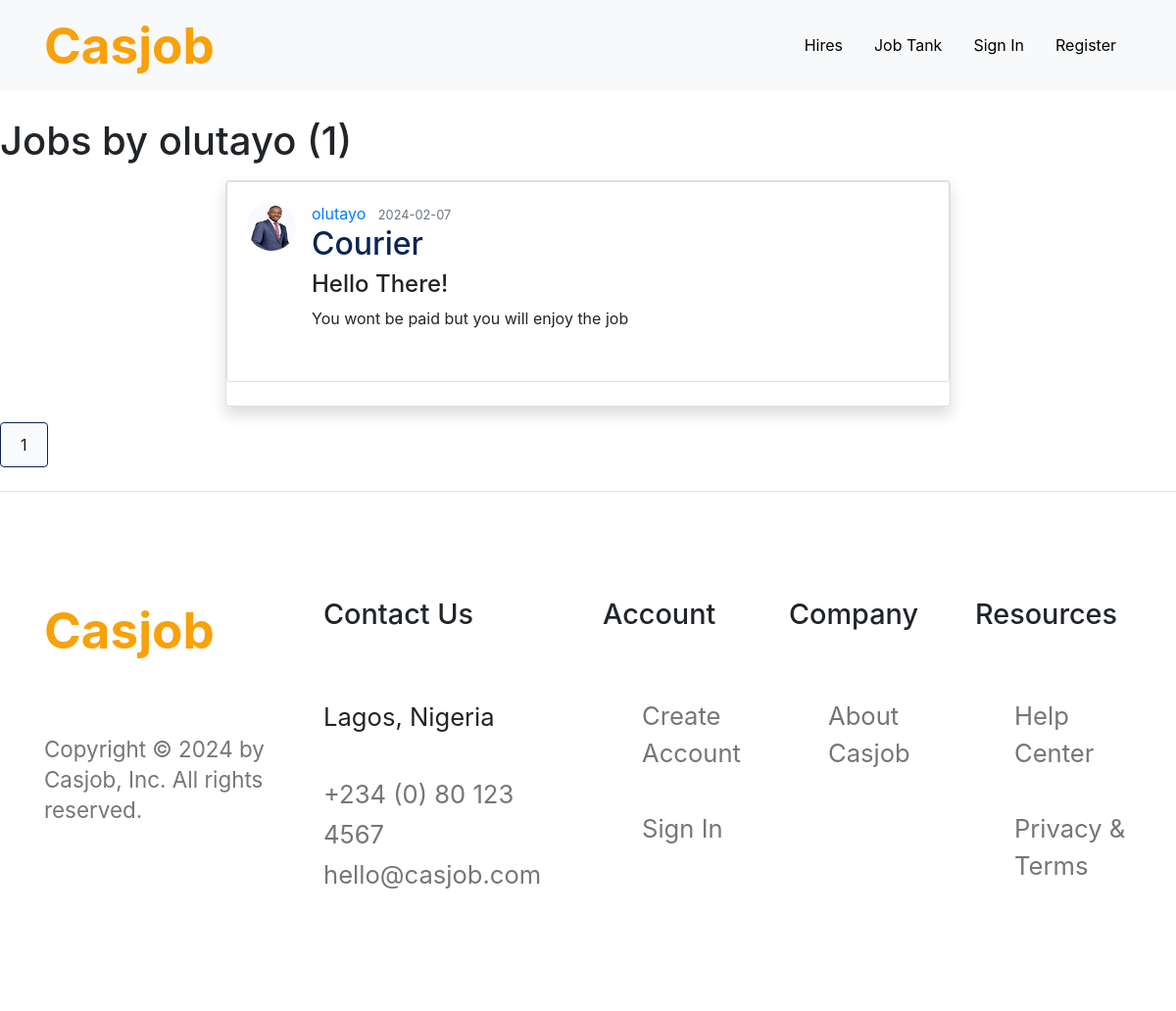
/user/olutayo, run on an earlier commit of the app's database.
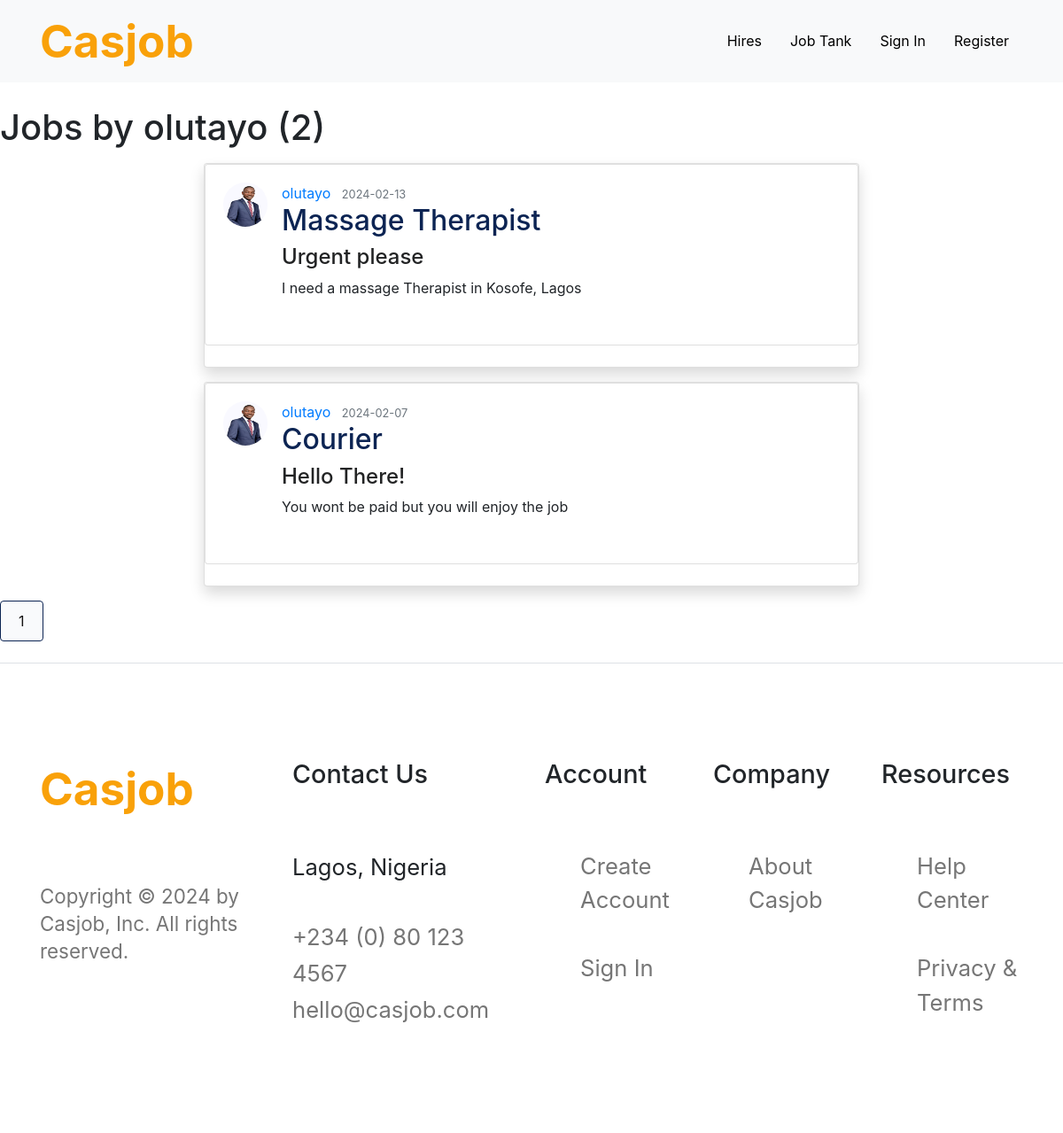
And on a later commit of the database.
### casjob/models.py (models this page shows, shortened)
class Post(db.Model):
    id = db.Column(db.Integer, primary_key=True)
    title = db.Column(db.String(100), nullable=False)
    date_posted = db.Column(db.DateTime, nullable=False, default=datetime.utcnow)
    skill_type = db.Column(db.String(50), nullable=False)
    job_description = db.Column(db.Text, nullable=False)
    user_id = db.Column(db.Integer, db.ForeignKey('user.id'))

class User(db.Model, UserMixin):
    id = db.Column(db.Integer, primary_key=True)
    firstname = db.Column(db.String(20), unique=False, nullable=True)
    lastname = db.Column(db.String(20), unique=False, nullable=True)
    username = db.Column(db.String(20), unique=True, nullable=False)
    phone_number = db.Column(db.String(20), unique=True, nullable=True)
    email = db.Column(db.String(120), unique=True, nullable=False)
    skill_type = db.Column(db.String(50), nullable=True)
    bio = db.Column(db.String(300), nullable=True)
    image_file = db.Column(db.String(20), nullable=False, default='default.jpg')
    password = db.Column(db.String(60), nullable=False)
    years_of_experience = db.Column(db.Integer)
    posts = db.relationship('Post', backref='author', lazy=True)
    applications = db.relationship('JobApplication', backref='applicant', lazy=True)

### casjob/routes.py (the view)
@app.route('/user/<username>')
def user_job_posts(username):
    page = request.args.get('page', 1, type=int)
    user = User.query.filter_by(username=username).first_or_404()
    posts = Post.query.filter_by(author=user).order_by(Post.date_posted.desc()).paginate(page=page, per_page=5)
    return render_template('user_job_posts.html', posts=posts, user=user)

### casjob/Templates/user_job_posts.html
{% extends "base.html" %}
{% block content %}
    <h1 class="mb-3">Jobs by {{ user.username }} ({{ posts.total }})</h1>
    {% for post in posts.items %}
        <article class="shadow card mb-3 mx-auto" style="max-width: 740px;">
            <div class="card mb-4">
                <div class="card-body">
                    <div class="media mb-3">
                        <img src="{{ url_for('static', filename='profile_pics/' + post.author.image_file)}}" class="rounded-circle" width="50" height="50" alt="{{ post.author.username }}">
                        <div class="media-body ml-3">
                            <div class="article-metadata">
                                <a class="mr-2" href="{{ url_for('user_job_posts', username=post.author.username) }}">{{ post.author.username }}</a>
                                <small class="text-muted">{{ post.date_posted.strftime('%Y-%m-%d') }}</small>
                            </div>
                            <h2><a class="article-title" href="#">{{ post.skill_type }}</a></h2>
                            <h4><a class="article-title" href="{{ url_for('post', post_id=post.id)}}">{{ post.title }}</a></h4>
                            <p class="article-content">{{ post.job_description }}</p>
                        </div>
                    </div>
                </div>
            </div>
        </article>
        {% endfor %}
        {% for page_num in posts.iter_pages(left_edge=1, right_edge=1, left_current=1, right_current=2) %}
            {% if page_num %}
                {% if posts.page == page_num %}
                    <a class="btn btn-info mb-4" href="{{ url_for('user_job_posts', username=user.username, page=page_num) }}">{{ page_num }}</a>
                {% else %}
                    <a class="btn btn-outline-info mb-4" href="{{ url_for('user_job_posts', username=user.username, page=page_num) }}">{{ page_num }}</a>
                {% endif %}
            {% else %}
                ...
            {% endif %}
    {% endfor %}
{% endblock content %}

What changed in the data, as far as the page shows it:
added Post: image_file (picture), author.username "olutayo", date_posted "2024-02-13", skill_type "Massage Therapist", title "Urgent please", job_description "I need a massage Therapist in Kosofe, Lagos"
Also different on the page:
{{ posts.total }}: "1" → "2"
